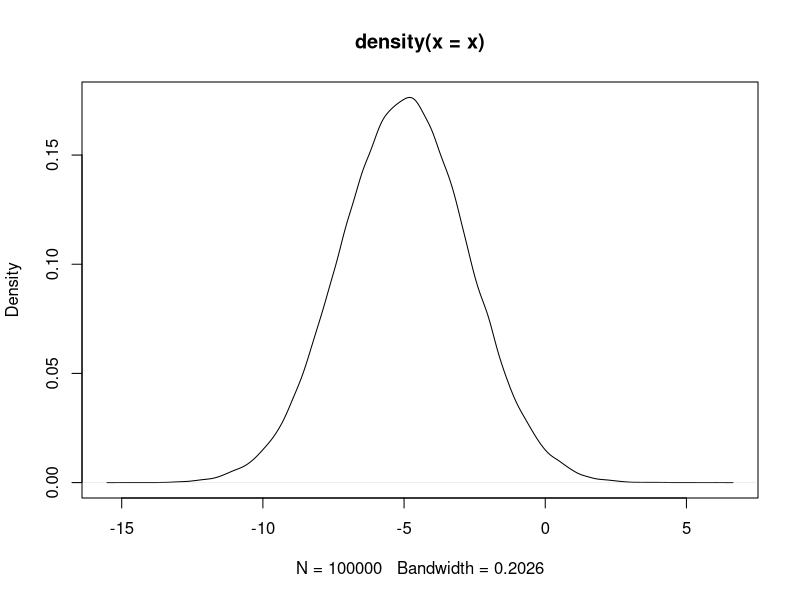
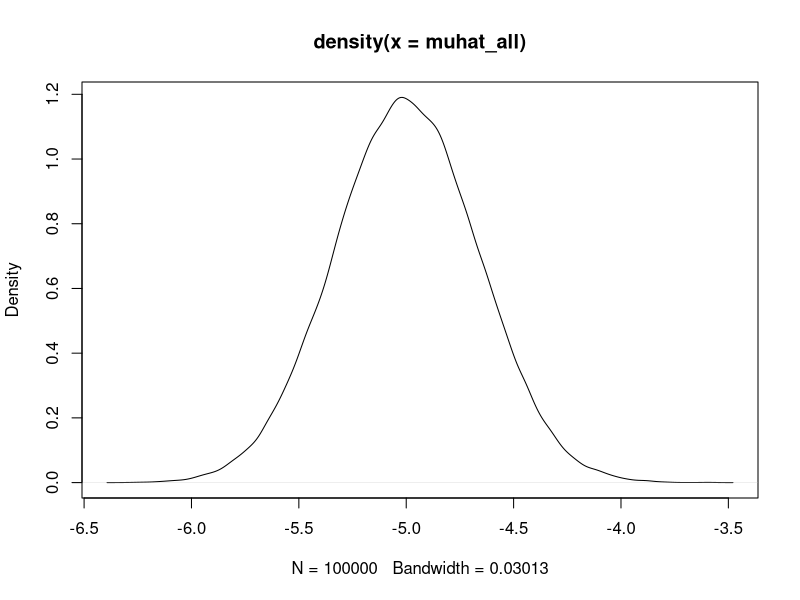
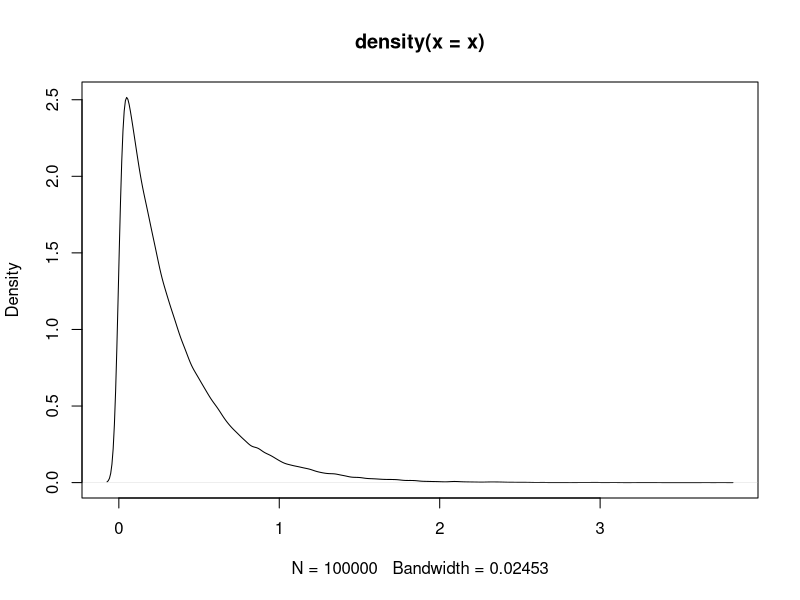
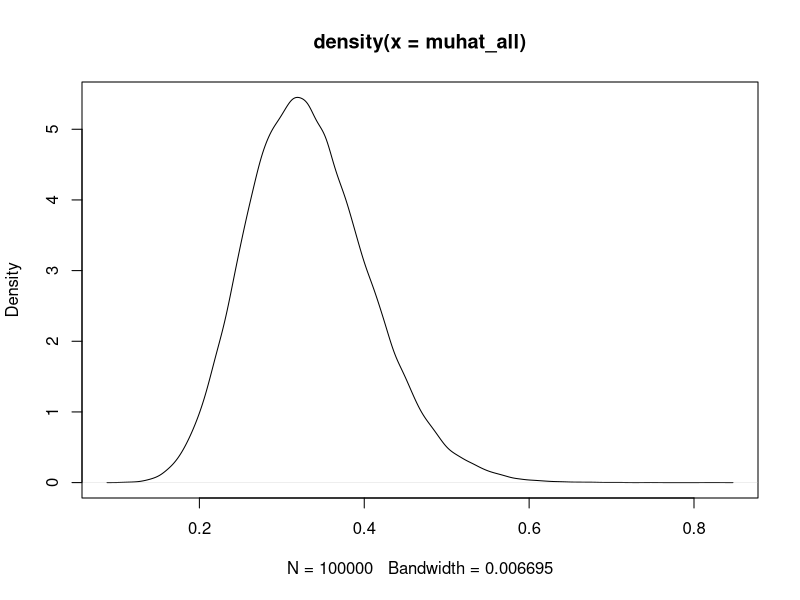

The R source for these figures, in order: (Note: this script raises an error after producing the figures.)
## ---- chunk 1
x = c(-5,-3,-1,0,2,4)
x = data.matrix(x)
# for p-norm = 1
norm(x, type = "1")
# for p-norm = 2
norm(x, type = "2")
# for p-norm = infinity
norm(x, type = "I")
## ---- chunk 2
x = rnorm(100000, mean = -5, sd = 2.25)
mean(x)
sd(x)
## ---- chunk 3
plot(density(x))
## ---- chunk 4
# Create the Monte Carlo Simulation
numsamp = 100000
muhat_all = matrix(0,nrow = numsamp,ncol = 1)
for (i in 1:numsamp){
  x = rnorm(20,mean=-5,sd=1.5)
  muhat_all[i] = mean(x)
}
mean(muhat_all)
sd(muhat_all)
## ---- chunk 5
plot(density(muhat_all))
## ---- chunk 6
# Create 'x' variable
x = rexp(100000, rate =3)
# Find mean and variance 
mean(x)
(sd(x))^2
## ---- chunk 7
plot(density(x))
## ---- chunk 8
numsamp = 100000
muhat_all = matrix(0,nrow = numsamp,ncol = 1)
for (i in 1:numsamp){
  x = rexp(20,rate = 3)
  muhat_all[i] = mean(x)
}
## ---- chunk 9
mean(muhat_all)
(sd(muhat_all))^2
## ---- chunk 10
plot(density(muhat_all))
## ---- chunk 11
# Create the Monte Carlo Simulation
numsamp = 100000
muhat_all = matrix(0,nrow = numsamp,ncol = 1)
for (i in 1:numsamp){
  x1 = rnorm(n,mean=0,sd=1)
  muhat_all[i] = mean(x)
}
mean(muhat_all)
sd(muhat_all)
